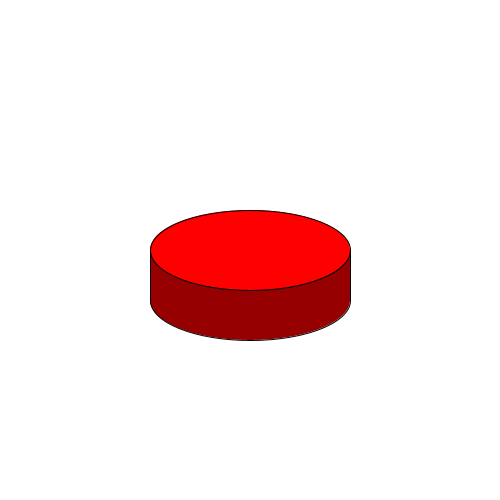
Frame 1 (no input)
Frame 60 (the mouse pressed at the canvas centre just before this capture): identical to frame 1, image omitted
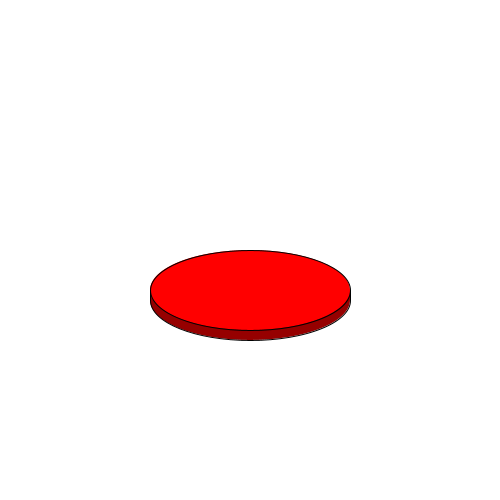
Frame 120 (the mouse held since frame 60 and released just before this capture)

The Processing sketch that drew these frames (run headless with seeded random() and noise(); from frame 60 on, the mouse is pressed at the canvas centre):

// Processing sketch: processing_24255
// ── processing_24255.pde

//BIG RED BUTTON


void setup () {
  size (500, 500);
  smooth();
}


void draw () {
//  println (mouseX + " " + mouseY);
  
  background (255);
  translate (250, 250);
  
  if (mousePressed &&
      mouseX > width/2-100 &&
      mouseX < width/2+100 &&
      mouseY > height/2-40 &&
      mouseY < height/2+40) {
        
    cursor (HAND);
    
    fill (150, 0, 0);
    noStroke ();
    rect (-100, 40, 200, 10);
    
    stroke (1);
    arc (0, 50, 200, 80, 0, PI);
    
    fill (255, 0, 0);
    ellipse (0, 40, 200, 80);
    
    line (-100, 40, -100, 50);
    line (100, 40, 100, 50);  
    
  }else if (mouseX > width/2-100 &&
      mouseX < width/2+100 &&
      mouseY > height/2-40 &&
      mouseY < height/2+40) {
    
    cursor (HAND);
    
    fill (150, 0, 0);
    noStroke ();
    rect (-100, 0, 200, 50);
    
    stroke (1);
    arc (0, 50, 200, 80, 0, PI);
    
    fill (255, 0, 0);
    ellipse (0, 0, 200, 80);
    
    line (-100, 0, -100, 50);
    line (100, 0, 100, 50);
    
  }else{
    
    cursor (ARROW);
    
    fill (150, 0, 0);
    noStroke ();
    rect (-100, 0, 200, 50);
    
    stroke (1);
    arc (0, 50, 200, 80, 0, PI);
    
    fill (255, 0, 0);
    ellipse (0, 0, 200, 80);
    
    line (-100, 0, -100, 50);
    line (100, 0, 100, 50);
  }
}
